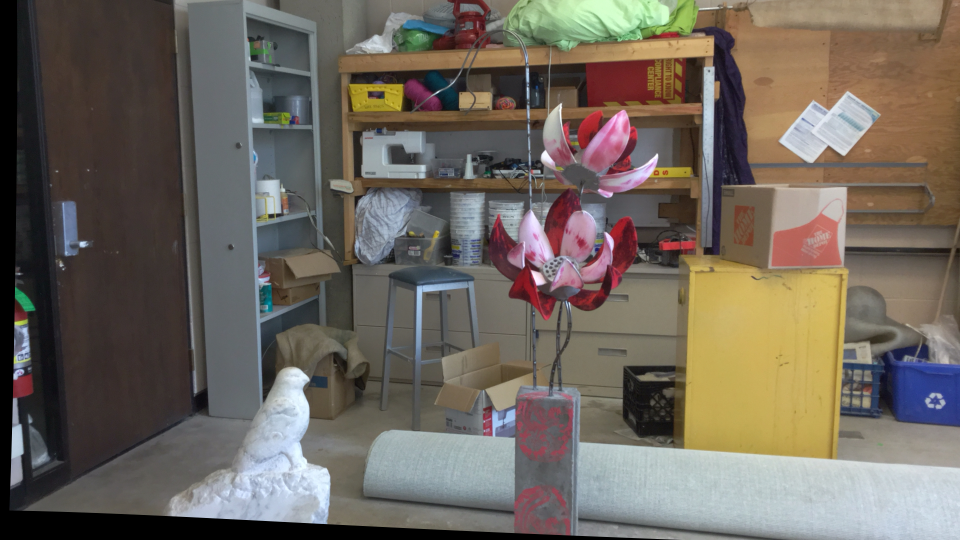
%> input picture images/middlebury_left.png, 1920 x 1080 px (shown at 1/2 size)
$ octave DisparityMapGenerator.m   (GNU Octave 9; MATLAB toolbox functions it lacks are replaced by stand-ins)
%> lines starting %> are read from the running program, lines starting %| are printed output that depends on the picture
leftI = (imread("images\middlebury_left.png"));
%> leftI is the input picture: size 1080x1920x3 uint8; mean R, G, B 110.2, 102.6, 93.4
rightI = (imread("images\middlebury_right.png"));
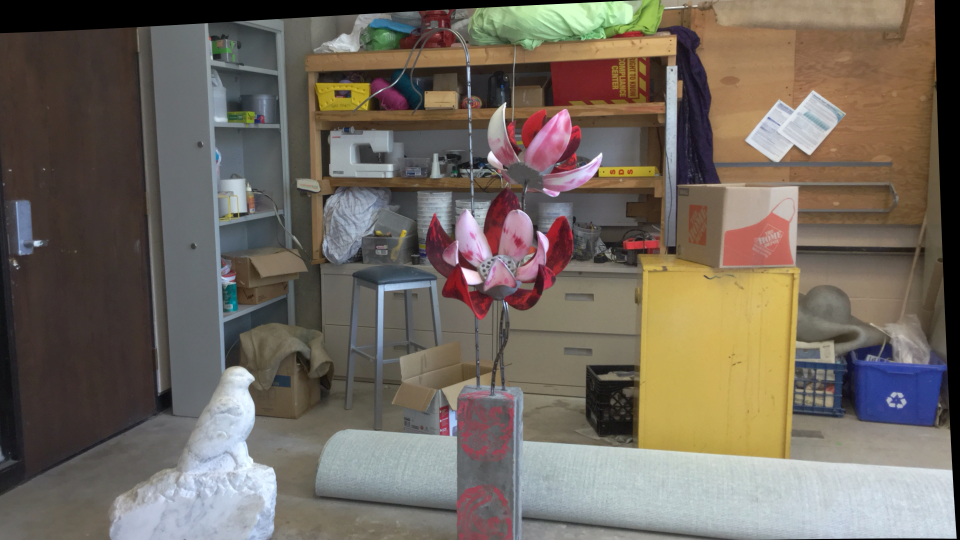
%> input picture images/middlebury_right.png, 1920 x 1080 px (shown at 1/2 size)
%> rightI is the input picture: size 1080x1920x3 uint8; mean R, G, B 113.5, 104.8, 94.7
%%%%%%%%%%%%%%%%%%%%%%%%%%%%%%%%%%%%%%%%%%%
% Note: to get reasonable runtimes I added code to downsample the image so
% that the algorithm can be quickly validated, otherwise the output would
% take a very long time
%
% To replicate the results presented in the report for the fullsize image
% do the following:
%
% 1-Comment out the code the downsamples the images
% 2-In getDispMapLtoR and getDispMapRtoL change the disparity=0:127 to disparity=0:255
% 3-in fastBitwiseVoting change iter=0:6 to iter=0:7
%%%%%%%%%%%%%%%%%%%%%%%%%%%%%%%%%%%%%%%%%%%


%Resize image for fast runtime
rightI=imresize(rightI, [375, 450], 'bilinear');
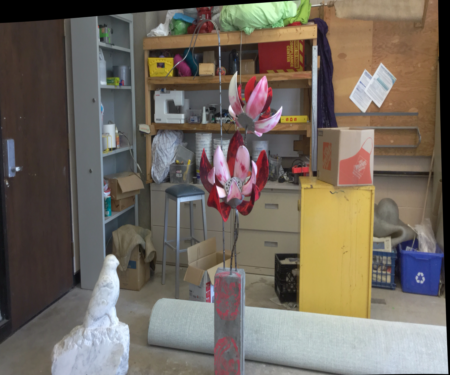
%> rightI: size 375x450x3 uint8; mean R, G, B 113.5, 104.8, 94.7
leftI=imresize(leftI, [375, 450], 'bilinear');
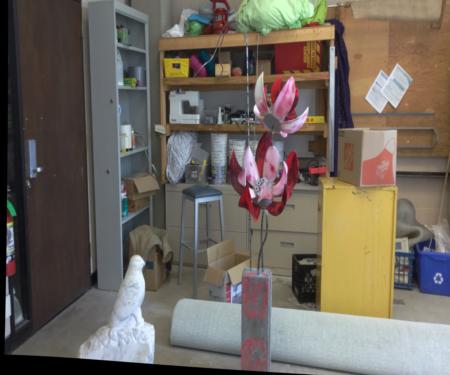
%> leftI: size 375x450x3 uint8; mean R, G, B 110.2, 102.6, 93.4

%number of iterations for the refinement process
iterations=2;


figure;
%> the run ends on the next line
dispMapL=getDispMapLtoR(leftI,rightI,8);
% [48 lines not run here, left out]
function dispMap = getDispMapLtoR(leftI,rightI,w)

    dispMap = zeros(size(leftI,1),size(leftI,2));
    for r=1+w:1:size(leftI,1)-w
        r
        for c=size(leftI,2)-w:-1:1+w
            lastssd = inf;

            blockLeftR = double(leftI(r - w:r + w, c - w:c + w,1));
            blockLeftG = double(leftI(r - w:r + w, c - w:c + w,2));
            blockLeftB = double(leftI(r - w:r + w, c - w:c + w,3));

            for disparity=0:255
                if c-disparity<1+w
                    break;
                end

                blockRightR = double(rightI(r - w:r + w, c - w-disparity:c + w-disparity,1));
                blockRightG = double(rightI(r - w:r + w, c - w-disparity:c + w-disparity,2));
                blockRightB = double(rightI(r - w:r + w, c - w-disparity:c + w-disparity,3));

                ssd= sum(sum((blockLeftR-blockRightR).^2))+sum(sum((blockLeftG-blockRightG).^2))+sum(sum((blockLeftB-blockRightB).^2)) + (dispMap(r,c+1)-disparity)^2 + (dispMap(r-1,c)-disparity)^2;

                if ssd <lastssd
                    dispMap(r,c) = disparity;
                    lastssd=ssd;
                end
            end
        end
    end
end
